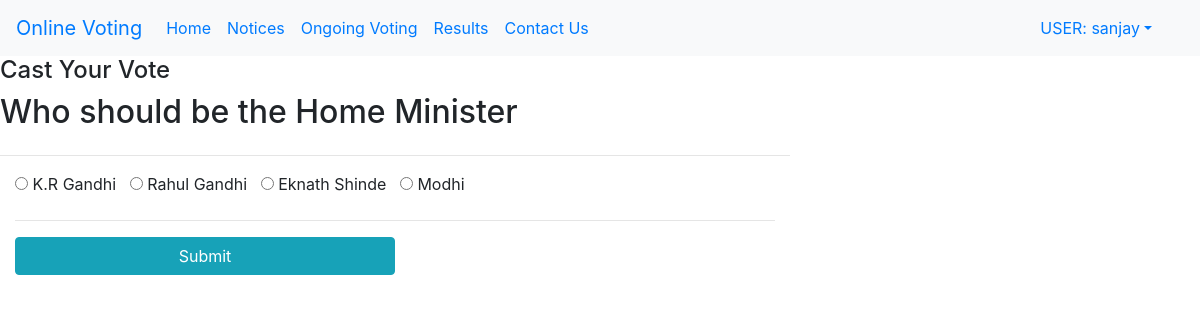
Page /vote/1/ (signed in) on the committed database.
### Vote/models.py (models this page shows, shortened)
class Votes(models.Model):
    vote_id = models.AutoField(primary_key=True)
    quetion=models.TextField()
    creator_name =models.CharField(max_length=50,default='')
    option_one=models.CharField(max_length=50)
    option_two=models.CharField(max_length=50)
    option_three=models.CharField(max_length=50)
    option_four=models.CharField(max_length=50)
    option_one_count=models.IntegerField(default=0)
    option_two_count =models.IntegerField(default=0)
    option_three_count =models.IntegerField(default=0)
    option_four_count =models.IntegerField(default=0)
    date = models.DateField(blank=True,null=True)
    img = models.FileField(upload_to='media',default='media')

### Vote/views.py (the view, shortened to what this page needs)
# urls.py: path('vote/<vote_id>/',views.vote,name="voting"),
def vote(request,vote_id):
    if 'username' in request.session:
        username = request.session['username']
        print(request.session.get_expiry_age())
        print(request.session.get_expiry_date())
        poll = Votes.objects.get(pk=vote_id)
        context={'poll':poll,
                 'username':username}
    else:
        return redirect('/signin/?action=logout')
    return render(request,'vote.html',context)

### Vote/templates/vote.html (shortened to what this page needs)
{% extends 'layout.html'  %}
{%block body%}
<div class="row">
    <div class="col-lg-8 col-lg-offset-2">
        <div class="panel panel-default">
            <div class="panel-heading">
                <b><h4 class="panel-title">Cast Your Vote</h4></b>
            </div>
            <div class="panel-body">
                <div class="row">
                    <div class="col-lg-12">
                        <h2>{{ poll.quetion }}</h2>
                    </div>
                </div>
                <div class="row">
                    <div class="col-lg-12">
                        <hr />
                        <div class='container'>
                        <form method="POST">
                            <div class="form-group">
                                <div class="radio">
                                    <label>
                                        <input type="radio" name="poll" value="option1" required>
                                        {{ poll.option_one }}
                                    </label> &nbsp;
                                    <label>
                                        <input type="radio" name="poll" value="option2">
                                        {{ poll.option_two }}
                                    </label> &nbsp;
                                    <label>
                                        <input type="radio" name="poll" value="option3">
                                        {{ poll.option_three }}
                                    </label> &nbsp;
                                    <label>
                                        <input type="radio" name="poll" value="option4">
                                        {{ poll.option_four }}
                                    </label> &nbsp;
                                </div>
                            </div>
                            <hr />
                            <button name="submit" id='submit' type="submit" class="d-grid gap-2 col-6 mx-auto  btn btn-info">
                                Submit
                            </button>
                        </form>
                    </div>
                    </div>
                </div>
            </div>
        </div>
    </div>
</div>
{%endblock%}

### rows in the picture
Votes: quetion "Who should be the Home Minister", option_one "K.R Gandhi", option_two "Rahul Gandhi", option_three "Eknath Shinde", option_four "Modhi"

### other values in the picture
{{ username }} "sanjay"
